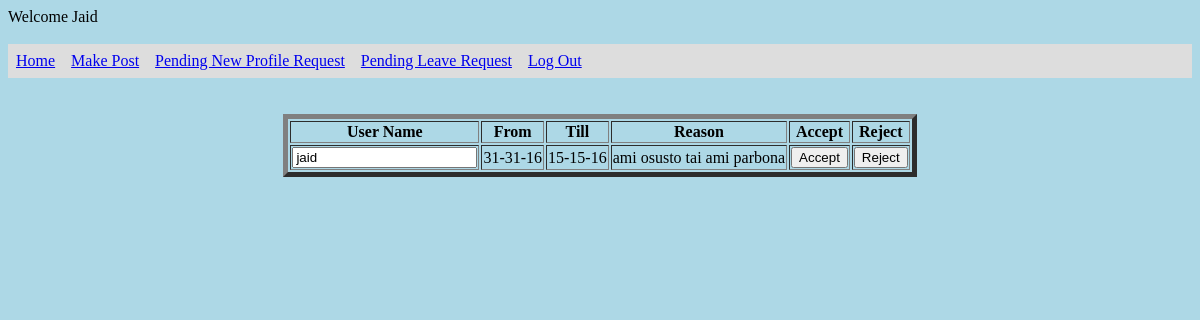
The page /view/pendingleaverequest.php (signed in) on the database its author committed.
### tables this page shows
CREATE TABLE `profiles` (
  `id` int(11) NOT NULL,
  `fname` varchar(250) NOT NULL,
  `lname` varchar(250) NOT NULL,
  `email` varchar(250) NOT NULL,
  `pnumber` varchar(20) NOT NULL,
  `eid` varchar(10) NOT NULL,
  `username` varchar(50) NOT NULL,
  `password` varchar(50) NOT NULL
);

CREATE TABLE `templeaverequest` (
  `id` int(11) NOT NULL,
  `username` varchar(50) NOT NULL,
  `fromdate` varchar(50) NOT NULL,
  `todate` varchar(50) NOT NULL,
  `reason` varchar(500) NOT NULL
);

### model/db.php (called while the page is built, shortened)
<?php
	function connect ($server,$username,$password,$db_name){
		$connection=mysqli_connect($server,$username,$password,$db_name);
		if(!$connection){
			die("Didn't connected");
		}
		else
			return $connection;
	}
	function getLastName($uname){
		$connection=connect($GLOBALS['server'],$GLOBALS['username'],$GLOBALS['password'],$GLOBALS['db_name']);
		if($connection){
			$sql = "select lname from profiles where username='".$uname."'";
			$result=$connection->query($sql);
			$row=$result->fetch_array(MYSQLI_ASSOC);
			return $row['lname'];
		}
	}
	function getTempRequestsFromDb(){
		$connection=connect($GLOBALS['server'],$GLOBALS['username'],$GLOBALS['password'],$GLOBALS['db_name']);
		if($connection){
			$sql="select * from templeaverequest";
			$result=$connection->query($sql);
			return $result;
		}
	}
?>

### controller/VerifySession.php (called while the page is built, shortened)
<?php
	include("../model/db.php");
	function getLName($uname){
		return getLastName($uname);
	}
	function getTempRequests(){
		$result=getTempRequestsFromDb();
		return $result;
	}
?>

### view/pendingleaverequest.php (the view, shortened to what this page needs)
<?php
	include('./../controller/VerifySession.php');
	$uname=getSession();
	$lname=getLName($uname['uname']);
	echo "Welcome ".$lname."<br/>";
?>
<!DOCTYPE html>
<!DOCTYPE html>
<html>
<head>
	<link rel="stylesheet" type="text/css" href="../css/mystyle.css">
</head>
<body>
<ul>
<li><a href="home.php">Home</a></li>
<li><a href="makepost.php">Make Post</a></li>
<li><a href="profilerequest.php">Pending New Profile Request</a></li>
<li><a href="pendingleaverequest.php">Pending Leave Request</a>	</li>
<li><a href="../controller/logout.php">Log Out</a></li>
</ul>
<br/><br/>
	<form action="pendingleaverequest.php" method="POST">
	<div id="main_container">
	<table id="request_table" border="5" align="center">
		<th>User Name</th>
		<th>From</th>
		<th>Till</th>
		<th>Reason</th>
		<th>Accept</th>
		<th>Reject</th>
		<?php
			$result=getTempRequests();
			$num_rows = $result->num_rows;
			$printed_num_rows=0;
			if($result->num_rows > 0)
			{
				while ($row=$result->fetch_array(MYSQLI_ASSOC)){
					if($printed_num_rows<=($num_rows-2)){
					echo "<tr><td><input type='text' name='uname' value='".$row['username']."' readonly></td><td>".$row['fromdate']."</td><td>".$row['todate']."</td><td>".$row['reason']."</td><td><button type='submit' name='accept' value='accept' disabled>Accept</button></td><td><button type='submit' name='reject' value='reject' disabled>Reject</button></td></tr>";
					$printed_num_rows++;
				}
				else{
					echo "<tr><td><input type='text' name='uname' value='".$row['username']."' readonly></td><td>".$row['fromdate']."</td><td>".$row['todate']."</td><td>".$row['reason']."</td><td><button type='submit' name='accept' value='accept'>Accept</button></td><td><button type='submit' name='reject' value='reject'>Reject</button></td></tr>";
				}
			}
			}
		?>
	</table>
	</div>
	</form>
</body>
</html>

### css/mystyle.css (style rules this page uses)
#main_container { text-align: center; }
ul { list-style-type: none; margin: 0; padding: 0; overflow: hidden; background-color: #dddddd; }
li { float: left; }
li a { display: block; padding: 8px; }
body { background-color: lightblue; }

### rows shown on the page
profiles: lname "Jaid"
templeaverequest: uname "jaid", fromdate "31-31-16", todate "15-15-16", reason "ami osusto tai ami parbona"
